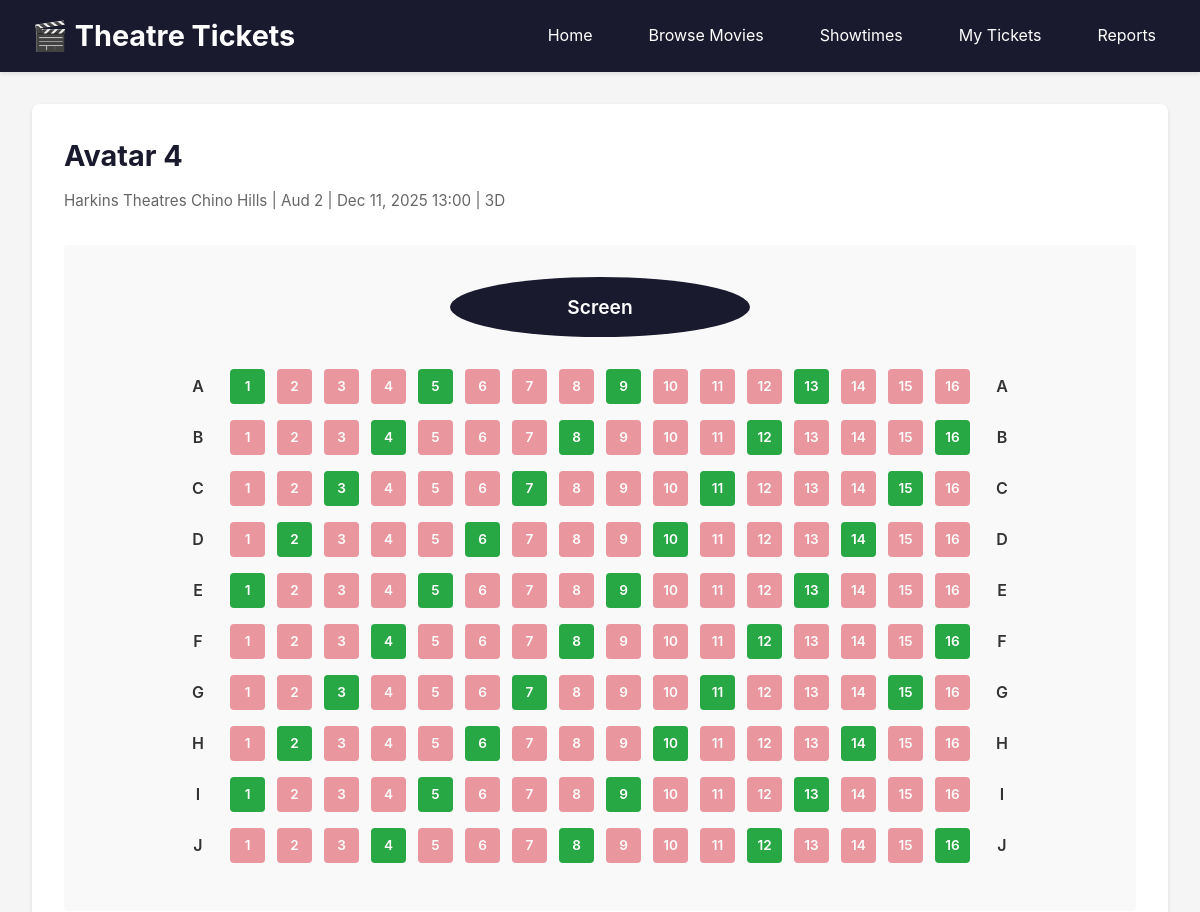
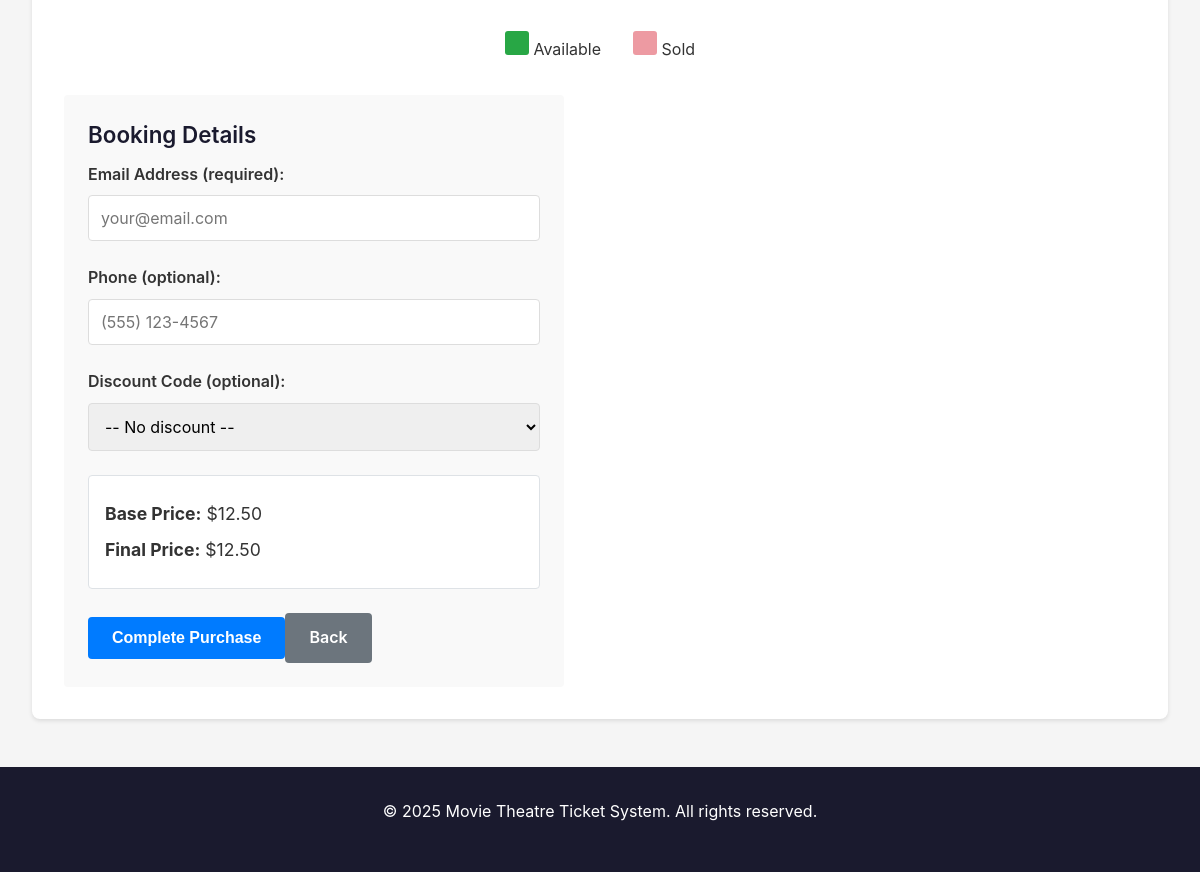
/public/seats.php?showtime_id=222, run on the app's committed database (2 pictures, top to bottom).
### tables this page shows
CREATE TABLE SHOWTIME (
        showtime_id   INT UNSIGNED AUTO_INCREMENT,
        movie_id      INT UNSIGNED NOT NULL,
        auditorium_id INT UNSIGNED NOT NULL,
        start_dt      DATETIME     NOT NULL,
        end_dt        DATETIME     NOT NULL,
        format        VARCHAR(20),
        language      VARCHAR(20),
        base_price    DECIMAL(8,2) NOT NULL,
        PRIMARY KEY (showtime_id),
        CONSTRAINT fk_showtime_movie
            FOREIGN KEY (movie_id)
            REFERENCES MOVIE(movie_id)
            ON DELETE RESTRICT
            ON UPDATE CASCADE,
        CONSTRAINT fk_showtime_auditorium
            FOREIGN KEY (auditorium_id)
            REFERENCES AUDITORIUM(auditorium_id)
            ON DELETE RESTRICT
            ON UPDATE CASCADE,
        CONSTRAINT chk_showtime_price
            CHECK (base_price >= 0),
        CONSTRAINT chk_showtime_time
            CHECK (end_dt > start_dt)
    );

CREATE TABLE MOVIE (
        movie_id     INT UNSIGNED AUTO_INCREMENT,
        title        VARCHAR(200) NOT NULL,
        mpaa_rating  VARCHAR(10)  NOT NULL,
        release_date DATE         NOT NULL,
        runtime_min  INT UNSIGNED NOT NULL,
        PRIMARY KEY (movie_id),
        CONSTRAINT chk_movie_runtime
            CHECK (runtime_min > 0)
    );

CREATE TABLE THEATRE (
        theatre_id INT UNSIGNED AUTO_INCREMENT,
        name       VARCHAR(100) NOT NULL,
        address    VARCHAR(255) NOT NULL,
        PRIMARY KEY (theatre_id)
    );

CREATE TABLE AUDITORIUM (
        auditorium_id INT UNSIGNED AUTO_INCREMENT,
        theatre_id    INT UNSIGNED NOT NULL,
        name_number   VARCHAR(50) NOT NULL,
        capacity      INT UNSIGNED NOT NULL,
        PRIMARY KEY (auditorium_id),
        CONSTRAINT fk_auditorium_theatre
            FOREIGN KEY (theatre_id)
            REFERENCES THEATRE(theatre_id)
            ON DELETE RESTRICT
            ON UPDATE CASCADE,
        CONSTRAINT chk_auditorium_capacity
            CHECK (capacity > 0)
    );

### includes/functions.php (called while the page is built, shortened)
<?php
function esc($str) {
    return htmlspecialchars($str, ENT_QUOTES, 'UTF-8');
}

### includes/config.php (called while the page is built)
<?php
return [
    'db' => [
        'host'   => 'localhost',
        'port'   => 3306,
        'user'   => 'root',
        'pass'   => '',
        'dbname' => 'theatre_db',
    ],
    'base_url' => 'http://localhost/project-partc/public',
];

### includes/db.php (called while the page is built, shortened)
<?php
$config = require __DIR__ . '/config.php';

### public/seats.php (the view, shortened to what this page needs)
<?php
require_once __DIR__ . '/../includes/header.php';
require_once __DIR__ . '/../includes/db.php';
$showtime_id = param('showtime_id', null, 'int');
$stmt = $pdo->prepare("
    SELECT s.showtime_id, s.start_dt, s.format, s.base_price,
           m.title, m.mpaa_rating,
           au.name_number, au.capacity,
           th.name as theatre_name
    FROM SHOWTIME s
    JOIN AUDITORIUM au ON au.auditorium_id = s.auditorium_id
    JOIN THEATRE th ON th.theatre_id = au.theatre_id
    JOIN MOVIE m ON m.movie_id = s.movie_id
    WHERE s.showtime_id = ?
");
$stmt->execute([$showtime_id]);
$showtime = $stmt->fetch();
echo '<div class="seats-page">';
echo '<h2>' . esc($showtime['title']) . '</h2>';
echo '<p class="showtime-details">';
echo esc($showtime['theatre_name']) . ' | ' . esc($showtime['name_number']) . ' | ';
echo esc(date('M d, Y H:i', strtotime($showtime['start_dt']))) . ' | ';
echo esc($showtime['format']) . '</p>';
$stmt = $pdo->prepare("
    SELECT se.showtime_id, se.row_label, se.seat_no, se.seat_type_id, st.label as seat_type,
           st.base_price as seat_price,
           CASE WHEN t.ticket_id IS NOT NULL THEN 1 ELSE 0 END as is_sold
    FROM SEAT se
    JOIN SEAT_TYPE st ON st.seat_type_id = se.seat_type_id
    LEFT JOIN TICKET t ON t.seat_showtime_id = se.showtime_id
        AND t.seat_row_label = se.row_label
        AND t.seat_no = se.seat_no
        AND t.state = 'PURCHASED'
    WHERE se.showtime_id = ?
    ORDER BY se.row_label, se.seat_no
");
$stmt->execute([$showtime_id]);
$seats = $stmt->fetchAll();
$rows = [];
foreach ($seats as $seat) {
    if (!isset($rows[$seat['row_label']])) {
        $rows[$seat['row_label']] = [];
    }
    $rows[$seat['row_label']][] = $seat;
}
echo '<form method="post" action="' . esc($config['base_url']) . '/purchase.php">';
echo '<div class="seat-map">';
echo '<div class="screen">Screen</div>';
foreach ($rows as $row_label => $row_seats) {
    echo '<div class="seat-row">';
    echo '<span class="row-label">' . esc($row_label) . '</span>';
    foreach ($row_seats as $seat) {
        $class = $seat['is_sold'] ? 'seat sold' : 'seat available';
        echo '<label class="' . $class . '">';
        echo '<span class="seat-number">' . esc($seat['seat_no']) . '</span>';
        echo '</label>';
    }
    echo '<span class="row-label">' . esc($row_label) . '</span>';
    echo '</div>';
}
echo '</div>';
echo '<div class="seat-legend">';
echo '<div><span class="legend-seat available"></span> Available</div>';
echo '<div><span class="legend-seat sold"></span> Sold</div>';
echo '</div>';
echo '<div class="purchase-form">';
echo '<h3>Booking Details</h3>';
echo '<div class="form-group">';
echo '<label for="email">Email Address (required):</label>';
echo '<input type="email" name="email" id="email" required placeholder="your@email.com">';
echo '</div>';
echo '<div class="form-group">';
echo '<label for="phone">Phone (optional):</label>';
echo '<input type="tel" name="phone" id="phone" placeholder="(555) 123-4567">';
echo '</div>';
echo '<div class="form-group">';
echo '<label for="discount_code">Discount Code (optional):</label>';
echo '<select name="discount_code" id="discount_code">';
echo '<option value="">-- No discount --</option>';
echo '</select>';
echo '</div>';
echo '<div class="price-summary">';
echo '<p><strong>Base Price:</strong> $' . number_format($showtime['base_price'], 2) . '</p>';
echo '<p id="final-price"><strong>Final Price:</strong> $' . number_format($showtime['base_price'], 2) . '</p>';
echo '</div>';
echo '<button type="submit" class="btn-primary">Complete Purchase</button>';
echo '<a href="' . esc($config['base_url']) . '/showtimes.php" class="btn-secondary">Back</a>';
echo '</div>';
echo '</form>';
echo '</div>';
require_once __DIR__ . '/../includes/footer.php';
?>

### assets/styles.css (style rules this page uses)
* { margin: 0; padding: 0; box-sizing: border-box; }
body { font-family: -apple-system, BlinkMacSystemFont, 'Segoe UI', Roboto, Oxygen, Ubuntu, Cantarell, sans-serif; line-height: 1.6; color: #333; background-color: #f5f5f5; }
h1, h2, h3, h4, h5, h6 { line-height: 1.4; margin-bottom: 0.75rem; }
h2 { font-size: 1.8rem; font-weight: 700; color: #1a1a2e; }
h3 { font-size: 1.4rem; font-weight: 600; color: #1a1a2e; }
p { margin-bottom: 1rem; }
a { transition: all 0.2s; }
.form-group { margin-bottom: 1.5rem; }
.form-group label { display: block; margin-bottom: 0.5rem; font-weight: 600; color: #333; }
.form-group input, .form-group select, .form-group textarea { width: 100%; padding: 0.75rem; border: 1px solid #ddd; border-radius: 4px; font-size: 1rem; font-family: inherit; }
.btn-primary, .btn-secondary, .btn-small, button { padding: 0.75rem 1.5rem; border: none; border-radius: 4px; cursor: pointer; font-size: 1rem; font-weight: 600; text-decoration: none; display: inline-block; transition: all 0.3s; }
.btn-primary { background-color: #007bff; color: white; }
.btn-secondary { background-color: #6c757d; color: white; }
.available { color: #28a745; }
.seats-page { background: white; padding: 2rem; border-radius: 8px; box-shadow: 0 2px 4px rgba(0, 0, 0, 0.1); }
.showtime-details { color: #666; margin-bottom: 2rem; font-size: 0.95rem; }
.seat-map { background-color: #f9f9f9; padding: 2rem; border-radius: 4px; margin-bottom: 2rem; }
.screen { text-align: center; padding: 1rem; background-color: #1a1a2e; color: white; border-radius: 50%; width: 300px; height: 60px; display: flex; align-items: center; justify-content: center; margin: 0 auto 2rem; font-size: 1.2rem; font-weight: 600; }
.seat-row { display: flex; gap: 0.75rem; margin-bottom: 1rem; align-items: center; justify-content: center; }
.row-label { width: 40px; text-align: center; font-weight: 600; color: #333; }
.seat { display: flex; align-items: center; justify-content: center; cursor: pointer; border: none; padding: 0; margin: 0; }
.seat.available { width: 35px; height: 35px; background-color: #28a745; color: white; border-radius: 4px; transition: all 0.3s; font-weight: 600; font-size: 0.85rem; }
.seat.sold { width: 35px; height: 35px; background-color: #dc3545; color: white; border-radius: 4px; cursor: not-allowed; opacity: 0.5; font-weight: 600; font-size: 0.85rem; }
.seat-number { pointer-events: none; }
.seat-legend { display: flex; gap: 2rem; margin-bottom: 2rem; justify-content: center; }
.legend-seat { display: inline-block; width: 24px; height: 24px; border-radius: 3px; }
.legend-seat.available { background-color: #28a745; }
.legend-seat.sold { background-color: #dc3545; opacity: 0.5; }
.purchase-form { background-color: #f9f9f9; padding: 1.5rem; border-radius: 4px; max-width: 500px; }
.price-summary { background: white; padding: 1rem; border-radius: 4px; margin: 1.5rem 0; border: 1px solid #dee2e6; }
.price-summary p { margin: 0.5rem 0; font-size: 1.1rem; }

### data on the page
showtime: movie.title "Avatar 4", theatre.name "Harkins Theatres Chino Hills", auditorium.name_number "Aud 2", start_dt "Dec 11, 2025 13:00", format "3D", base_price "12.50"

### other printed values
$row_label "A"
$seat['seat_no'] "1"
$seat['seat_no'] "2"
$seat['seat_no'] "3"
$seat['seat_no'] "4"
$seat['seat_no'] "5"
$seat['seat_no'] "6"
$seat['seat_no'] "7"
$seat['seat_no'] "8"
$seat['seat_no'] "9"
$seat['seat_no'] "10"
$seat['seat_no'] "11"
$seat['seat_no'] "12"
$seat['seat_no'] "13"
$seat['seat_no'] "14"
